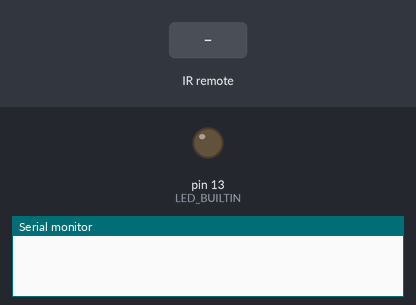
Bench run of a sketch on a simulated Arduino Uno, built with avr-gcc and run on an emulated ATmega328P. Parts: output pins drawn as LEDs (lit = HIGH), the last lines printed to the serial monitor. The inputs (shaded band) are chosen by the test bench.

Above: at 1.2 s.
1.3 s: infrared code 0xE0E040BF received
At 2.1 s:
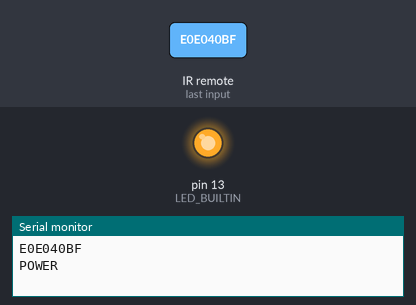
Timing chart, 0 to 4.3 s (numbered marks = the images above; inputs shaded):
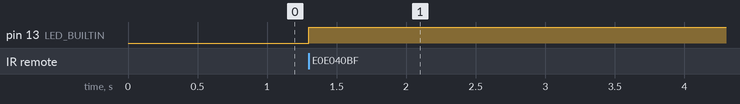

The sketch:

main.ino
```cpp
#include <IRremote.h>
#include <ButtonMap.h>
#include <Led.h>

int RECV_PIN = 2;
IRrecv irrecv(RECV_PIN);
decode_results results;
// the setup function runs once when you press reset or power the board
void setup()
{
	Serial.begin(9600);
	irrecv.enableIRIn(); // Start the receiver
	ledSetUp();
}

// the loop function runs over and over again forever
void loop()
{
	if (irrecv.decode(& results))
	{
		Serial.println(results.value, HEX);
		irrecv.resume(); // Receive the next value
		if (results.value == POWER)
		{
			changeStatus();
			Serial.println("POWER");
		}

	}
}
```

Led.h
```cpp
// ***************** INCLUDES ***********************
#include <Arduino.h>
bool ON = true;
bool OFF = false;
bool status = OFF;

void ledSetUp()
{
	pinMode(LED_BUILTIN, OUTPUT);
}

void turnOn()
{
	digitalWrite(LED_BUILTIN, HIGH);
	status = ON;
}

void turnOff()
{
	digitalWrite(LED_BUILTIN, LOW);
	status = OFF;
}

bool isTurnedOn()
{
	return status;
}

void changeStatus()
{
	if (isTurnedOn() == ON)
	{
		turnOff();
	}
	else
	{
		turnOn();
	}
}
```

ButtonMap.h
```cpp
char* POWER = 0xE0E040BF;
```

Measured:
- after the input at 1.3 s, pin 13 (LED_BUILTIN): LOW → HIGH at once
